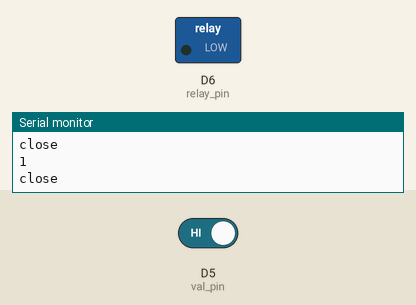
Bench run of a sketch on a simulated ESP8266 (NodeMCU). On the bench: switched loads named in the sketch (green lamp = pin HIGH), the last lines printed to the serial monitor. The test bench sets the inputs (shaded band); at power-on: D5 (val_pin) HIGH.

Above: at 2.8 s.
2.9 s: D5 (val_pin) driven LOW
At 3.6 s:
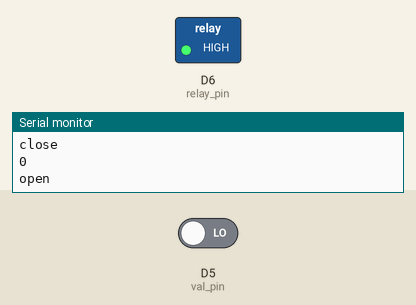
4.5 s: D5 (val_pin) driven HIGH
At 6.3 s:
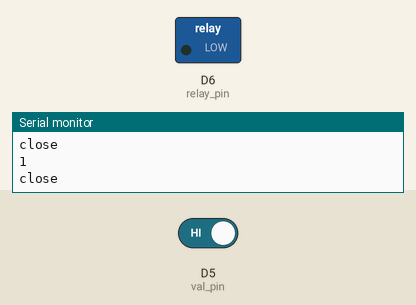
Timing chart, 0 to 7.8 s (numbered marks = the images above; inputs shaded):
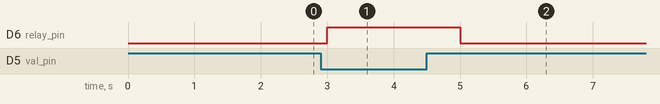

Measured:
- after the input at 2.9 s, D6 (relay_pin): LOW → HIGH after 0.10 s
- after the input at 4.5 s, D6 (relay_pin): HIGH → LOW after 0.50 s

The sketch:

ReedSwitch_Relay.ino
```cpp
#define val_pin D5
#define relay_pin D6
//接通是1
void setup() {
  Serial.begin(115200);
  pinMode(val_pin , INPUT);
  pinMode(relay_pin , OUTPUT);
  digitalWrite(relay_pin , LOW);
}

void loop() {
  int val;
  val = digitalRead(val_pin);
  Serial.println(val);
  if( val == 0)
  {
    Serial.println("open");
    digitalWrite(relay_pin , HIGH);
  }
  else
  {
    Serial.println("close");
    digitalWrite(relay_pin , LOW);
  }
  delay(1000);
}
```
